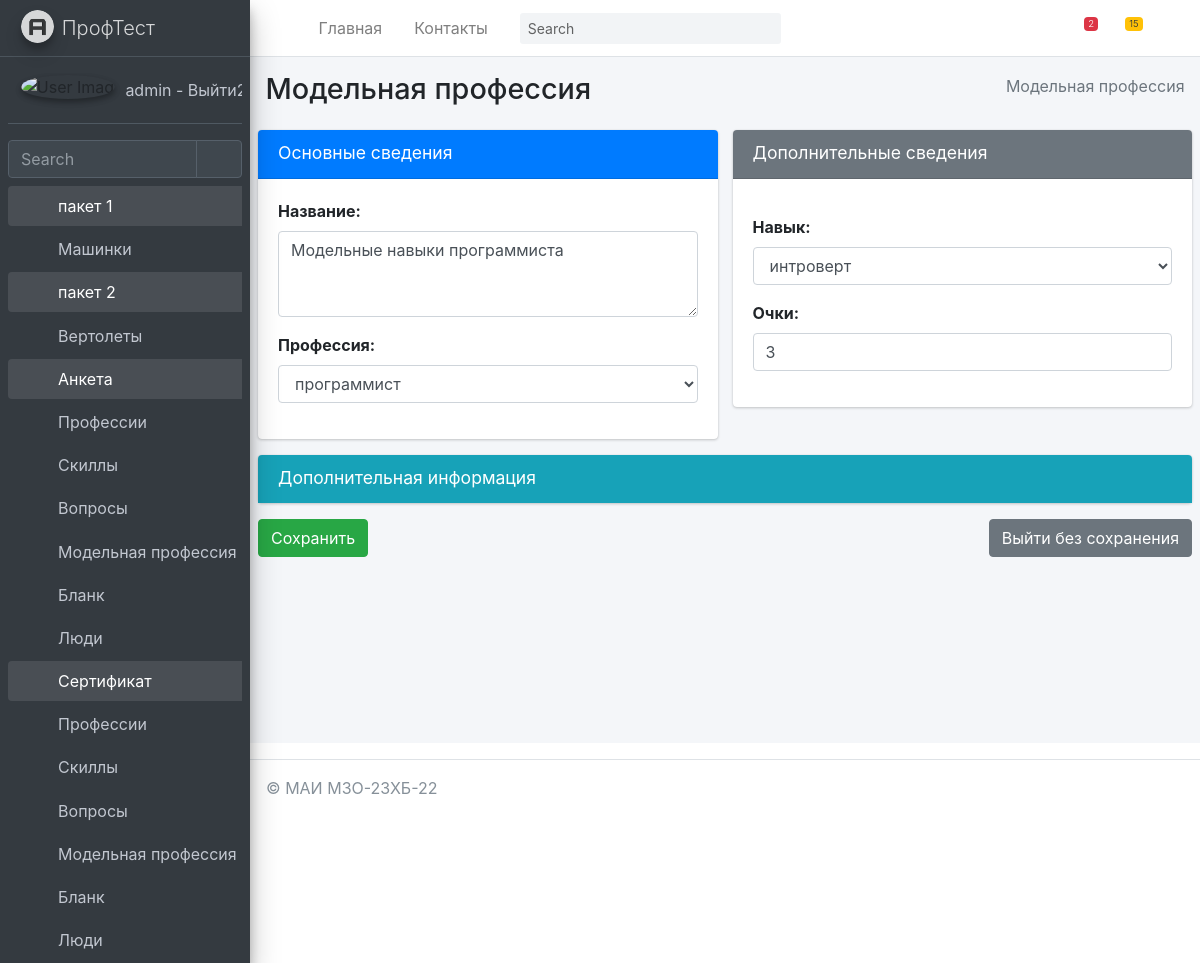
The app's page /anketa/model_prof/update/1/ (signed in) with its own data.
### mysite/anketa/models.py (models this page shows, shortened)
class Model_prof(models.Model):
    title = models.TextField(max_length=50, verbose_name="Название")
    professions = models.ForeignKey(Professions, on_delete=models.PROTECT, verbose_name="Профессия")
    skills = models.ForeignKey(Skills, on_delete=models.PROTECT, verbose_name="Навык", related_name="SkillsProf")
    score = models.PositiveIntegerField(verbose_name="Очки")
    class Meta:
        ordering = ["-title"]
        verbose_name = "Модельная профессия"
        verbose_name_plural = "Модельные профессии"

### mysite/anketa/views.py (the view)
# urls.py: path('model_prof/update/<int:pk>/', Model_profUpdate.as_view(), name='Model_profUpdate'),
@method_decorator(login_required(login_url='/login/'), name='dispatch')
class Model_profUpdate(UpdateView):
	model = Model_prof
	template_name_suffix = '_update_form'
	fields = '__all__'
	success_url = '/anketa/model_prof/'
	def get_context_data(self, *, object_list=None, **kwargs):
		context = super(Model_profUpdate,self).get_context_data(**kwargs)
		context['sometry'] = self.model._meta.verbose_name
		context['slovar'] = {'title','professions'}
		context['secslovar'] = {'skills',"score"}
		context['hidenslovar'] = {'id'}
		context['dopslovar'] = {'updated_at','erem','edesc','created_at'}
		context['model'] = self.model
		return context

### mysite/anketa/models.py (called while the page is built)
    def __str__(self):
        return self.title

    def __str__(self):
        return self.title

### mysite/anketa/templatetags/anketa_tags.py (called while the page is built)
@register.filter(name='addclassrow')
def addclassrow(field, class_attr):
    rowcol = '3'
    return field.as_widget(attrs={'class': class_attr, 'rows': rowcol })

@register.simple_tag
def my_save():
    return "Сохранить"

@register.simple_tag
def my_notsave():
    return "Выйти без сохранения"

### mysite/anketa/templates/anketa/model_prof_update_form.html (shortened to what this page needs)
{% extends 'anketa/base.html' %}
{% load anketa_tags %}
{% block content %}
    <div class="content-wrapper">
        {% block sidebar %}
            {% include 'anketa/includes/_breadcrumb.html' %}
        {% endblock %}
        <section class="content">
            <form method="post" enctype="multipart/form-data">
                <div class="row">
                    <div class="col-md-6">
                        <div class="card card-primary">
                            <div class="card-header">
                                <h3 class="card-title">Основные сведения</h3>
                                <div class="card-tools">
                                    <button type="button" class="btn btn-tool" data-card-widget="collapse"
                                            title="Collapse">
                                        <i class="fas fa-minus"></i>
                                    </button>
                                </div>
                            </div>
                            <div class="card-body">
                                {% for field in form %}
                                    <div class="form-group">
                                        {% if field.name in slovar %}
                                            {{ field.label_tag }}
                                            {{ field | addclassrow:"form-control " }}
                                        {% endif %}
                                    </div>
                                {% endfor %}
                            </div>
                        </div>
                    </div>
                    <div class="col-md-6">
                        <div class="card card-secondary">
                            <div class="card-header">
                                <h3 class="card-title">Дополнительные сведения</h3>
                                <div class="card-tools">
                                    <button type="button" class="btn btn-tool" data-card-widget="collapse"
                                            title="Collapse">
                                        <i class="fas fa-minus"></i>
                                    </button>
                                </div>
                            </div>
                            <div class="card-body">
                                {% for field in form %}
                                    <div class="form-group">
                                        {% if field.name in secslovar %}
                                            {{ field.label_tag }}
                                            {{ field | addclassrow:"form-control " }}
                                        {% endif %}
                                    </div>
                                {% endfor %}
                            </div>
                        </div>
                    </div>
                </div>
                <div class="row">
                    <div class="col-12">
                        <div class="card card-info collapsed-card">
                            <div class="card-header">
                                <h3 class="card-title">Дополнительная информация</h3>
                                <div class="card-tools">
                                    <button type="button" class="btn btn-tool" data-card-widget="collapse"
                                            title="Collapse">
                                        <i class="fas fa-plus"></i>
                                    </button>
                                </div>
                            </div>
                        </div>
                    </div>
                </div>
                <div class="row">
                    <div class="col-12">
                        <a href="{% url 'anketa:model_prof' %}" class="btn btn-secondary float-right">
                            {% my_notsave %}</a>
                        <input type="submit" value="{% my_save %}" class="btn btn-success ">
                    </div>
                </div>
            </form>
        </section>
    </div>
{% endblock content %}

### mysite/templates/includes/full_sidebar.html
<aside class="main-sidebar sidebar-dark-primary elevation-4">
    <a href="/" class="brand-link">
        <img src="{{ ASSETS_ROOT }}/img/AdminLTELogo.png" alt="AdminLTE Logo" class="brand-image img-circle elevation-3"
             style="opacity: .8">
        <span class="brand-text font-weight-light">ПрофТест</span>
    </a>
    <div class="sidebar">
        <div class="user-panel mt-3 pb-3 mb-3 d-flex">
            <div class="image">
                <img src="{{ ASSETS_ROOT }}/img/user2-160x160.jpg" class="img-circle elevation-2" alt="User Image">
            </div>
            <div class="info">
                <a href="{% url 'logout' %}" class="d-block">
                    {{ request.user.username }} - Выйти2
                </a>
            </div>
        </div>
        <div class="form-inline">
            <div class="input-group" data-widget="sidebar-search">
                <input class="form-control form-control-sidebar" type="search" placeholder="Search" aria-label="Search">
                <div class="input-group-append">
                    <button class="btn btn-sidebar">
                        <i class="fas fa-search fa-fw"></i>
                    </button>
                </div>
            </div>
        </div>
        <nav class="mt-2">
            <ul class="nav nav-pills nav-sidebar flex-column" data-widget="treeview" role="menu" data-accordion="false">
                {% for item1 in SIDEBAR %}
                    <li class="nav-item {% if 'children' in item1 %} has-treeview menu-is-opening menu-open {% endif %}">
                    <a href="{% if 'children' in item1 %}#{% else %}{{ item1.url }}{% endif %}" class="nav-link">
                        <i class="nav-icon fas fa-circle {{ item1.color }}"></i>
                        <p>
                            {{ item1.name }}
                            {% if 'children' in item1 %}<i class="right fas fa-angle-left"></i>{% endif %}
                        </p>
                    </a>
                    <ul class="nav nav-treeview">
                    {% if 'children' in item1 %}
                        {% for item2 in item1.children %}
                            <li class="nav-item">
                                <a href="{{ item2.url }}" class="nav-link">
                                    <i class="far fa-circle nav-icon"></i>
                                    <p>{{ item2.name }}</p>
                                </a>
                            </li>
                        {% endfor %}
                    {% endif %}
                    </ul>
                    </li>
                {% endfor %}
            </ul>
        </nav>
    </div>
</aside>

### records on screen
Model_prof: title "Модельные навыки программиста" "программист", skills "интроверт" "3"

### other values on screen
{{ request.user.username }} "admin"
{{ item1.name }} "пакет 1" "пакет 2" "Анкета" "Сертификат"
{{ item2.name }} "Машинки" "Вертолеты" "Профессии" "Скиллы" "Вопросы" "Модельная профессия" "Бланк" "Люди" "Профессии" "Скиллы" "Вопросы" "Модельная профессия" "Бланк" "Люди"
{{ sometry }} "Модельная профессия"
{{ field.label_tag }} "Название:" "Профессия:"
{{ field.label_tag }} "Навык:" "Очки:"
